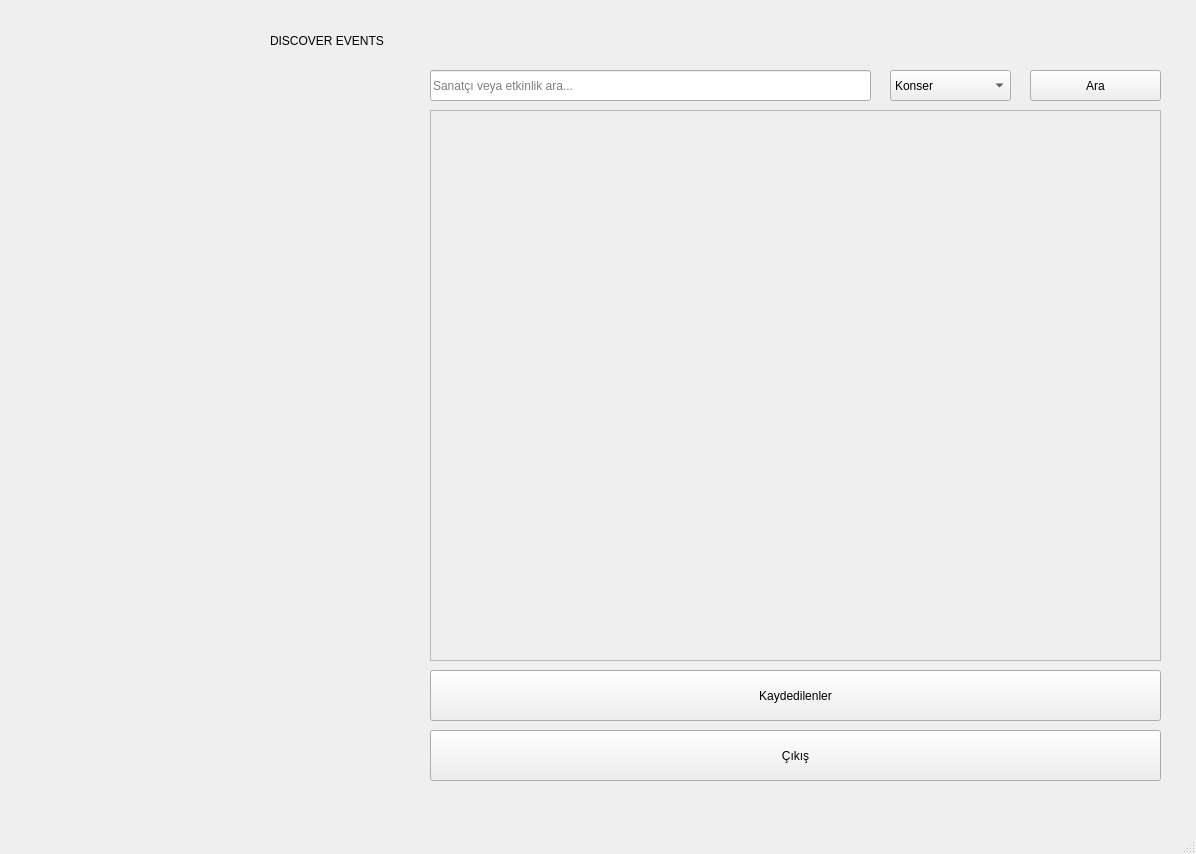
<?xml version="1.0" encoding="UTF-8"?>
<ui version="4.0">
 <class>MainWindow</class>
 <widget class="QMainWindow" name="MainWindow">
  <property name="geometry">
   <rect>
    <x>0</x>
    <y>0</y>
    <width>1196</width>
    <height>854</height>
   </rect>
  </property>
  <property name="windowTitle">
   <string>MainWindow</string>
  </property>
  <widget class="QWidget" name="centralwidget">
   <widget class="QLabel" name="lbl_name">
    <property name="enabled">
     <bool>true</bool>
    </property>
    <property name="geometry">
     <rect>
      <x>270</x>
      <y>0</y>
      <width>591</width>
      <height>81</height>
     </rect>
    </property>
    <property name="styleSheet">
     <string notr="true">qproperty-alignment: &quot;AlignCenter&quot;;</string>
    </property>
    <property name="text">
     <string>DISCOVER EVENTS</string>
    </property>
   </widget>
   <widget class="QLineEdit" name="txt_search">
    <property name="geometry">
     <rect>
      <x>430</x>
      <y>70</y>
      <width>441</width>
      <height>31</height>
     </rect>
    </property>
    <property name="placeholderText">
     <string>Sanatçı veya etkinlik ara...</string>
    </property>
   </widget>
   <widget class="QComboBox" name="cmb_category">
    <property name="geometry">
     <rect>
      <x>890</x>
      <y>70</y>
      <width>121</width>
      <height>31</height>
     </rect>
    </property>
    <item>
     <property name="text">
      <string>Konser</string>
     </property>
    </item>
    <item>
     <property name="text">
      <string>Tiyatro</string>
     </property>
    </item>
    <item>
     <property name="text">
      <string>Spor</string>
     </property>
    </item>
    <item>
     <property name="text">
      <string>Sergi</string>
     </property>
    </item>
   </widget>
   <widget class="QPushButton" name="btn_ara">
    <property name="geometry">
     <rect>
      <x>1030</x>
      <y>70</y>
      <width>131</width>
      <height>31</height>
     </rect>
    </property>
    <property name="text">
     <string>Ara</string>
    </property>
   </widget>
   <widget class="QPushButton" name="btn_my_events">
    <property name="geometry">
     <rect>
      <x>430</x>
      <y>670</y>
      <width>731</width>
      <height>51</height>
     </rect>
    </property>
    <property name="text">
     <string>Kaydedilenler</string>
    </property>
   </widget>
   <widget class="QPushButton" name="btn_cikis">
    <property name="geometry">
     <rect>
      <x>430</x>
      <y>730</y>
      <width>731</width>
      <height>51</height>
     </rect>
    </property>
    <property name="text">
     <string>Çıkış</string>
    </property>
   </widget>
   <widget class="QScrollArea" name="scrollArea">
    <property name="geometry">
     <rect>
      <x>430</x>
      <y>110</y>
      <width>731</width>
      <height>551</height>
     </rect>
    </property>
    <property name="widgetResizable">
     <bool>true</bool>
    </property>
    <widget class="QWidget" name="scrollAreaWidgetContents">
     <property name="geometry">
      <rect>
       <x>0</x>
       <y>0</y>
       <width>729</width>
       <height>549</height>
      </rect>
     </property>
     <widget class="QWidget" name="pnl_etkinlik_listesi" native="true">
      <property name="geometry">
       <rect>
        <x>0</x>
        <y>0</y>
        <width>461</width>
        <height>301</height>
       </rect>
      </property>
      <layout class="QGridLayout" name="gridLayout"/>
     </widget>
    </widget>
   </widget>
   <widget class="QLabel" name="lbl_chart">
    <property name="geometry">
     <rect>
      <x>20</x>
      <y>160</y>
      <width>401</width>
      <height>401</height>
     </rect>
    </property>
    <property name="text">
     <string/>
    </property>
   </widget>
  </widget>
  <widget class="QMenuBar" name="menubar">
   <property name="geometry">
    <rect>
     <x>0</x>
     <y>0</y>
     <width>1196</width>
     <height>26</height>
    </rect>
   </property>
  </widget>
  <widget class="QStatusBar" name="statusbar"/>
 </widget>
 <tabstops>
  <tabstop>txt_search</tabstop>
  <tabstop>cmb_category</tabstop>
  <tabstop>btn_ara</tabstop>
  <tabstop>btn_my_events</tabstop>
  <tabstop>btn_cikis</tabstop>
  <tabstop>scrollArea</tabstop>
 </tabstops>
 <resources/>
 <connections/>
</ui>
